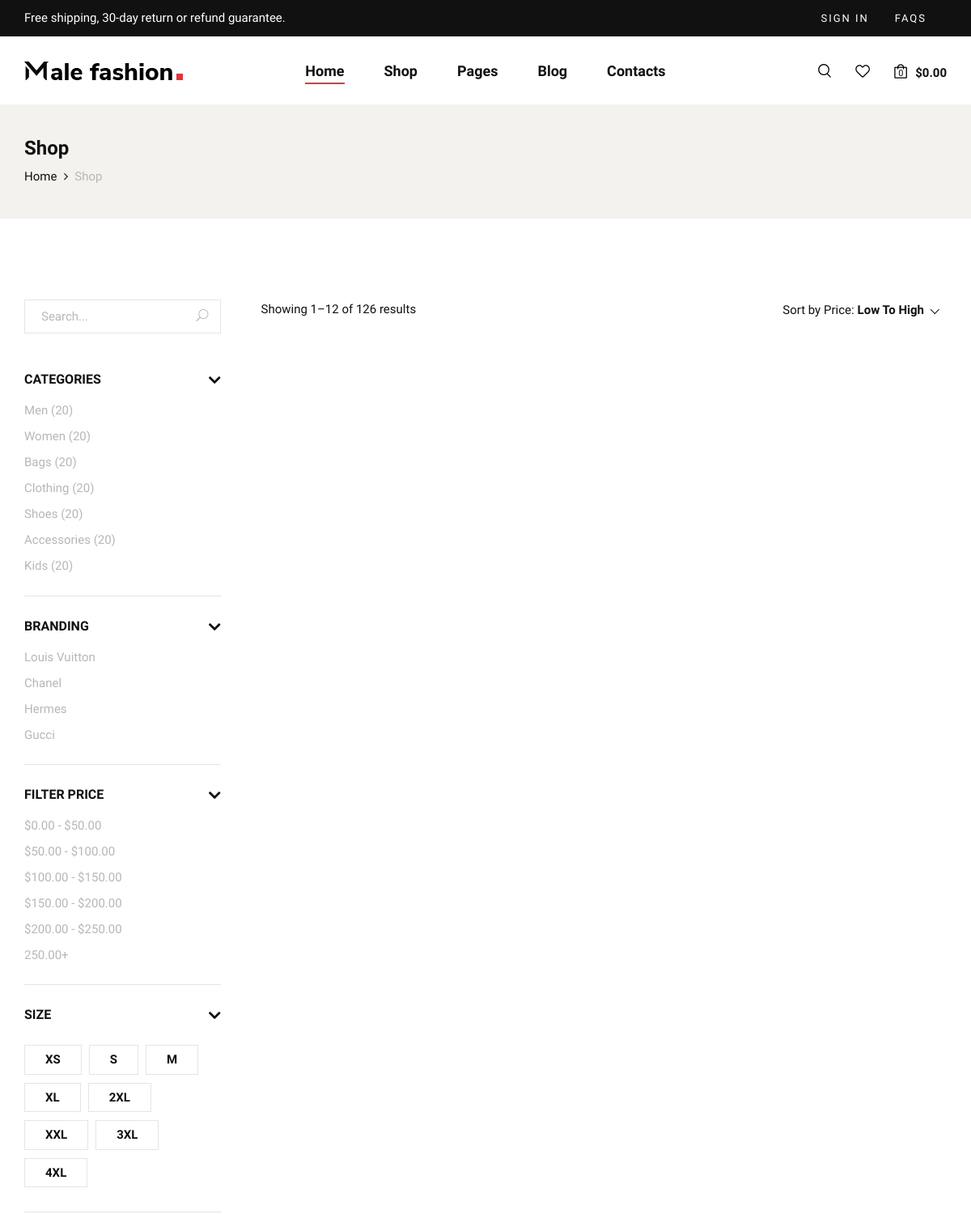
Page /shop/ (upper part) on the earlier database version.
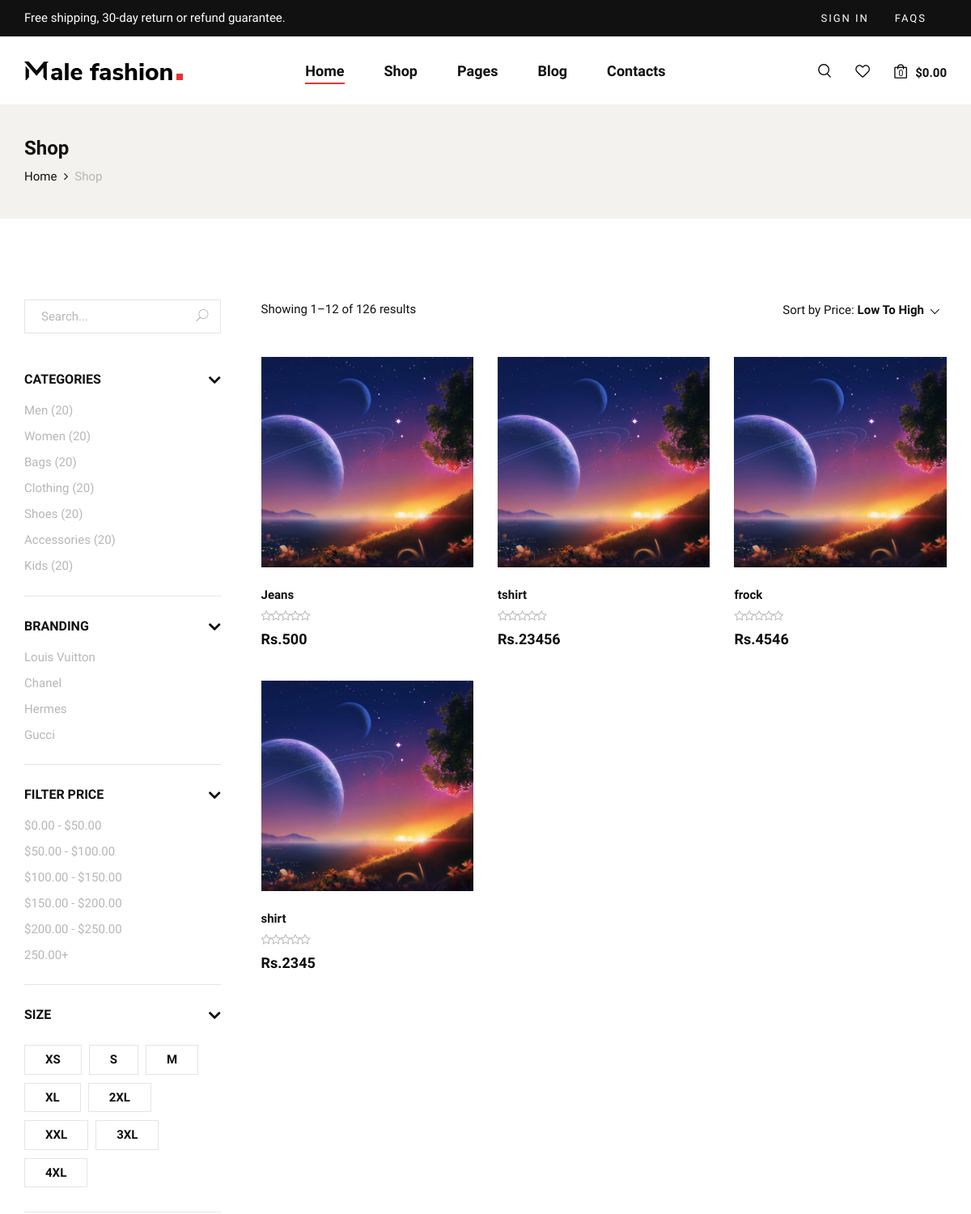
Same page on the later database version.
### mainapp/models.py (models this page shows)
class Product(models.Model):
        title=models.CharField(max_length=50)
        price=models.IntegerField()
        description=models.CharField(max_length=200)
        product_image=models.ImageField(upload_to='media')
        category=models.CharField(choices=category,max_length=50,null=True,blank=True)
        size=models.CharField(max_length=20,null=True,blank=True)

### mainapp/views.py (the view)
# urls.py: path('shop/',views.shop),
def shop(request):
    data=Product.objects.all()
    context={
        'data':data
    }
    return render(request,'shop.html',context)

### template/shop.html (shortened to what this page needs)
{% extends "index.html" %}
{% block shop %}
{%load static%}
    <section class="breadcrumb-option">
        <div class="container">
            <div class="row">
                <div class="col-lg-12">
                    <div class="breadcrumb__text">
                        <h4>Shop</h4>
                        <div class="breadcrumb__links">
                            <a href="index/">Home</a>
                            <span>Shop</span>
                        </div>
                    </div>
                </div>
            </div>
        </div>
    </section>
    <section class="shop spad">
        <div class="container">
            <div class="row">
                <div class="col-lg-3">
                    <div class="shop__sidebar">
                        <div class="shop__sidebar__search">
                            <form action="#">
                                <input type="text" placeholder="Search...">
                                <button type="submit"><span class="icon_search"></span></button>
                            </form>
                        </div>
                        <div class="shop__sidebar__accordion">
                            <div class="accordion" id="accordionExample">
                                <div class="card">
                                    <div class="card-heading">
                                        <a data-toggle="collapse" data-target="#collapseOne">Categories</a>
                                    </div>
                                    <div id="collapseOne" class="collapse show" data-parent="#accordionExample">
                                        <div class="card-body">
                                            <div class="shop__sidebar__categories">
                                                <ul class="nice-scroll">
                                                    <li><a href="#">Men (20)</a></li>
                                                    <li><a href="#">Women (20)</a></li>
                                                    <li><a href="#">Bags (20)</a></li>
                                                    <li><a href="#">Clothing (20)</a></li>
                                                    <li><a href="#">Shoes (20)</a></li>
                                                    <li><a href="#">Accessories (20)</a></li>
                                                    <li><a href="#">Kids (20)</a></li>
                                                    <li><a href="#">Kids (20)</a></li>
                                                </ul>
                                            </div>
                                        </div>
                                    </div>
                                </div>
                                <div class="card">
                                    <div class="card-heading">
                                        <a data-toggle="collapse" data-target="#collapseTwo">Branding</a>
                                    </div>
                                    <div id="collapseTwo" class="collapse show" data-parent="#accordionExample">
                                        <div class="card-body">
                                            <div class="shop__sidebar__brand">
                                                <ul>
                                                    <li><a href="#">Louis Vuitton</a></li>
                                                    <li><a href="#">Chanel</a></li>
                                                    <li><a href="#">Hermes</a></li>
                                                    <li><a href="#">Gucci</a></li>
                                                </ul>
                                            </div>
                                        </div>
                                    </div>
                                </div>
                                <div class="card">
                                    <div class="card-heading">
                                        <a data-toggle="collapse" data-target="#collapseThree">Filter Price</a>
                                    </div>
                                    <div id="collapseThree" class="collapse show" data-parent="#accordionExample">
                                        <div class="card-body">
                                            <div class="shop__sidebar__price">
                                                <ul>
                                                    <li><a href="#">$0.00 - $50.00</a></li>
                                                    <li><a href="#">$50.00 - $100.00</a></li>
                                                    <li><a href="#">$100.00 - $150.00</a></li>
                                                    <li><a href="#">$150.00 - $200.00</a></li>
                                                    <li><a href="#">$200.00 - $250.00</a></li>
                                                    <li><a href="#">250.00+</a></li>
                                                </ul>
                                            </div>
                                        </div>
                                    </div>
                                </div>
                                <div class="card">
                                    <div class="card-heading">
                                        <a data-toggle="collapse" data-target="#collapseFour">Size</a>
                                    </div>
                                    <div id="collapseFour" class="collapse show" data-parent="#accordionExample">
                                        <div class="card-body">
                                            <div class="shop__sidebar__size">
                                                <label for="xs">xs
                                                </label>
                                                <label for="sm">s
                                                </label>
                                                <label for="md">m
                                                </label>
                                                <label for="xl">xl
                                                </label>
                                                <label for="2xl">2xl
                                                </label>
                                                <label for="xxl">xxl
                                                </label>
                                                <label for="3xl">3xl
                                                </label>
                                                <label for="4xl">4xl
                                                </label>
                                            </div>
                                        </div>
                                    </div>
                                </div>
                            </div>
                        </div>
                    </div>
                </div>
                <div class="col-lg-9">
                    <div class="shop__product__option">
                        <div class="row">
                            <div class="col-lg-6 col-md-6 col-sm-6">
                                <div class="shop__product__option__left">
                                    <p>Showing 1–12 of 126 results</p>
                                </div>
                            </div>
                            <div class="col-lg-6 col-md-6 col-sm-6">
                                <div class="shop__product__option__right">
                                    <p>Sort by Price:</p>
                                </div>
                            </div>
                        </div>
                    </div>
                    <div class="row">
                        {% for i in data  %}
                        <div class="col-lg-4 col-md-6 col-sm-6">
                            <div class="product__item">
                                <div class="product__item__pic set-bg" data-setbg="/media/{{i.product_image}}">
                                </div>
                                <div class="product__item__text">
                                    <h6>{{i.title}}</h6>
                                    <div class="rating">
                                        <i class="fa fa-star-o"></i>
                                        <i class="fa fa-star-o"></i>
                                        <i class="fa fa-star-o"></i>
                                        <i class="fa fa-star-o"></i>
                                        <i class="fa fa-star-o"></i>
                                    </div>
                                    <h5>Rs.{{i.price}}</h5>
                                </div>
                            </div>
                        </div>
                          {% endfor %}
                </div>
            </div>
        </div>
    </section>
    {% endblock shop %}

### template/index.html (shortened to what this page needs)
<!DOCTYPE html>
{% load static %}
<html lang="zxx">
<head>
    <link rel="stylesheet" href="{% static 'css/bootstrap.min.css' %}" type="text/css">
    <link rel="stylesheet" href="{% static 'css/font-awesome.min.css' %}" type="text/css">
    <link rel="stylesheet" href="{% static 'css/elegant-icons.css' %}" type="text/css">
    <link rel="stylesheet" href="{% static 'css/magnific-popup.css' %}" type="text/css">
    <link rel="stylesheet" href="{% static 'css/nice-select.css' %}" type="text/css">
    <link rel="stylesheet" href="{% static 'css/owl.carousel.min.css' %}" type="text/css">
    <link rel="stylesheet" href="{% static 'css/slicknav.min.css' %}" type="text/css">
    <link rel="stylesheet" href="{% static 'css/style.css'  %}" type="text/css">
</head>
<body>
    <header class="header">
        <div class="header__top">
            <div class="container">
                <div class="row">
                    <div class="col-lg-6 col-md-7">
                        <div class="header__top__left">
                            <p>Free shipping, 30-day return or refund guarantee.</p>
                        </div>
                    </div>
                    <div class="col-lg-6 col-md-5">
                        <div class="header__top__right">
                            <div class="header__top__links">
                                <a href="/signup/">Sign in</a>
                                <a href="#">FAQs</a>
                            </div>
                        </div>
                    </div>
                </div>
            </div>
        </div>
        <div class="container">
            <div class="row">
                <div class="col-lg-3 col-md-3">
                    <div class="header__logo">
                        <a href="./index.html"><img src="img/logo.png" alt=""></a>
                    </div>
                </div>
                <div class="col-lg-6 col-md-6">
                    <nav class="header__menu mobile-menu">
                        <ul>
                            <li class="active"><a href="/">Home</a></li>
                            <li><a href="/shop/">Shop</a></li>
                            <li><a href="#">Pages</a>
                            </li>
                            <li><a href="/blog/">Blog</a></li>
                            <li><a href="/contact/">Contacts</a></li>
                        </ul>
                    </nav>
                </div>
                <div class="col-lg-3 col-md-3">
                    <div class="header__nav__option">
                        <a href="#" class="search-switch"><img src="{% static 'img/icon/search.png'%}" alt=""></a>
                        <a href="#"><img src="{% static 'img/icon/heart.png'%}" alt=""></a>
                        <a href="#"><img src="{% static 'img/icon/cart.png'%}" alt=""> <span>0</span></a>
                        <div class="price">$0.00</div>
                    </div>
                </div>
            </div>
        </div>
    </header>
   {% block shop %}{% endblock shop %}
</body>
</html>

Differences in the rows shown:
added Product: title "Jeans", price "500"
added Product: title "tshirt", price "23456"
added Product: title "frock", price "4546"
added Product: title "shirt", price "2345"
